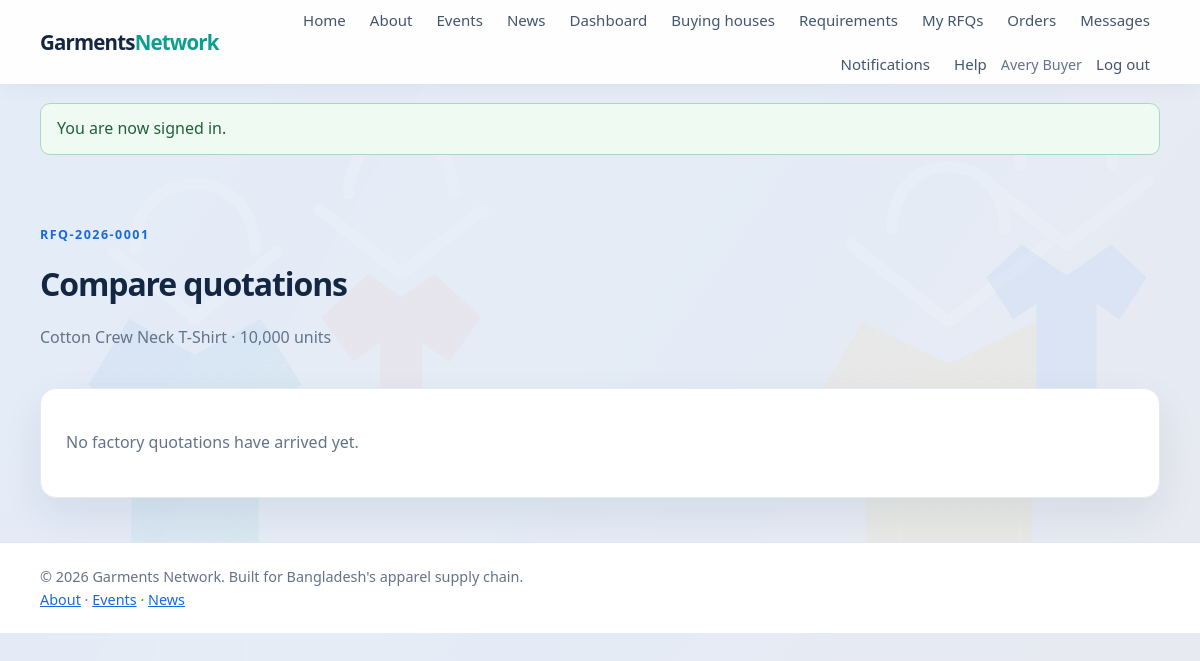
Screenshot of /buyer/quotes.php?rfq_id=1 (signed in) with the database file from the repository.
### tables this page shows
CREATE TABLE users (
    id BIGINT UNSIGNED AUTO_INCREMENT PRIMARY KEY,
    role_id TINYINT UNSIGNED NOT NULL,
    name VARCHAR(120) NOT NULL,
    email VARCHAR(190) NOT NULL UNIQUE,
    password_hash VARCHAR(255) NOT NULL,
    status ENUM('active', 'suspended') NOT NULL DEFAULT 'active',
    created_at TIMESTAMP NOT NULL DEFAULT CURRENT_TIMESTAMP,
    updated_at TIMESTAMP NOT NULL DEFAULT CURRENT_TIMESTAMP ON UPDATE CURRENT_TIMESTAMP,
    CONSTRAINT fk_users_role FOREIGN KEY (role_id) REFERENCES roles(id),
    INDEX idx_users_role_status (role_id, status)
);

CREATE TABLE rfqs (
    id BIGINT UNSIGNED AUTO_INCREMENT PRIMARY KEY,
    requirement_id BIGINT UNSIGNED NOT NULL,
    buyer_id BIGINT UNSIGNED NOT NULL,
    reference_code VARCHAR(40) NOT NULL UNIQUE,
    message TEXT NULL,
    response_deadline DATE NULL,
    status ENUM('sent', 'quoting', 'awarded', 'closed', 'cancelled') NOT NULL DEFAULT 'sent',
    created_at TIMESTAMP NOT NULL DEFAULT CURRENT_TIMESTAMP,
    CONSTRAINT fk_rfqs_requirement FOREIGN KEY (requirement_id) REFERENCES requirements(id) ON DELETE CASCADE,
    CONSTRAINT fk_rfqs_buyer FOREIGN KEY (buyer_id) REFERENCES users(id) ON DELETE CASCADE,
    INDEX idx_rfqs_buyer_status (buyer_id, status)
);

CREATE TABLE requirements (
    id BIGINT UNSIGNED AUTO_INCREMENT PRIMARY KEY,
    buyer_id BIGINT UNSIGNED NOT NULL,
    product_name VARCHAR(190) NOT NULL,
    quantity INT UNSIGNED NOT NULL,
    fabric VARCHAR(120) NULL,
    target_price DECIMAL(12,2) NULL,
    currency CHAR(3) NOT NULL DEFAULT 'USD',
    delivery_date DATE NULL,
    certification_needed VARCHAR(255) NULL,
    details TEXT NULL,
    status ENUM('draft', 'open', 'closed') NOT NULL DEFAULT 'open',
    created_at TIMESTAMP NOT NULL DEFAULT CURRENT_TIMESTAMP,
    CONSTRAINT fk_requirements_buyer FOREIGN KEY (buyer_id) REFERENCES users(id) ON DELETE CASCADE,
    INDEX idx_requirements_status_date (status, created_at),
    INDEX idx_requirements_buyer (buyer_id, created_at)
);

### includes/functions.php (called while the page is built, shortened)
<?php
function e(?string $value): string
{
    return htmlspecialchars($value ?? '', ENT_QUOTES | ENT_SUBSTITUTE, 'UTF-8');
}
function app_url(string $path = ''): string
{
    $projectRoot = realpath(__DIR__ . DIRECTORY_SEPARATOR . '..');
    $base = '';
    $scriptFile = isset($_SERVER['SCRIPT_FILENAME']) ? realpath($_SERVER['SCRIPT_FILENAME']) : false;
    $scriptName = str_replace('\\', '/', (string) ($_SERVER['SCRIPT_NAME'] ?? ''));
    if ($projectRoot !== false && $scriptFile !== false) {
        $normalizedRoot = rtrim(str_replace('\\', '/', $projectRoot), '/');
        $normalizedScript = str_replace('\\', '/', $scriptFile);
        $rootPrefix = $normalizedRoot . '/';
        if (stripos($normalizedScript, $rootPrefix) === 0) {
            $relativeScript = substr($normalizedScript, strlen($rootPrefix));
            if ($relativeScript !== '' && strlen($scriptName) >= strlen($relativeScript)) {
                $scriptSuffix = substr($scriptName, -strlen($relativeScript));
                if (strcasecmp($scriptSuffix, $relativeScript) === 0) {
                    $base = rtrim(substr($scriptName, 0, -strlen($relativeScript)), '/');
                }
            }
        }
        if ($base === '') {
            $documentRoot = isset($_SERVER['DOCUMENT_ROOT']) ? realpath($_SERVER['DOCUMENT_ROOT']) : false;
            $normalizedDocumentRoot = $documentRoot === false
                ? ''
                : rtrim(str_replace('\\', '/', $documentRoot), '/');
            $normalizedProject = str_replace('\\', '/', $projectRoot);
        }
    }
    $path = ltrim($path, '/');
    return $base . ($path === '' ? '' : '/' . $path);
}
function take_flash(): ?array
{
    $flash = $_SESSION['flash'];
    return $flash;
}

### includes/auth.php (called while the page is built, shortened)
<?php
require_once __DIR__ . '/db.php';
require_once __DIR__ . '/functions.php';
function current_user(): ?array
{
    static $checked = false;
    static $cachedUser = null;
    if ($checked) {
        return $cachedUser;
    }
    $checked = true;
    $statement = db()->prepare(
        'SELECT users.id, users.name, users.email, users.status, roles.slug AS role
         FROM users INNER JOIN roles ON roles.id = users.role_id
         WHERE users.id = :user_id LIMIT 1'
    );
    $statement->execute(['user_id' => $_SESSION['user']['id']]);
    $user = $statement->fetch();
    unset($user['status']);
    $cachedUser = $user;
    return $cachedUser;
}
function require_login(): void
{
    if (current_user() === null) {
        set_flash('error', 'Please sign in to continue.');
        redirect_to(app_url('auth/login.php'));
    }
}
function require_role(string ...$roles): void
{
    require_login();
}

### includes/db.php (called while the page is built, shortened)
<?php
function db(): PDO
{
    static $connection = null;
    if ($connection instanceof PDO) {
        return $connection;
    }
    $host = getenv('DB_HOST') ?: '127.0.0.1';
    $database = getenv('DB_NAME') ?: 'garments_network';
    $username = getenv('DB_USER') ?: 'root';
    $password = getenv('DB_PASSWORD') ?: '';
    $charset = 'utf8mb4';
    $dsn = "mysql:host={$host};dbname={$database};charset={$charset}";
    $connection = new PDO($dsn, $username, $password, [
        PDO::ATTR_ERRMODE => PDO::ERRMODE_EXCEPTION,
        PDO::ATTR_DEFAULT_FETCH_MODE => PDO::FETCH_ASSOC,
        PDO::ATTR_EMULATE_PREPARES => false,
    ]);
    return $connection;
}

### buyer/quotes.php (the view, shortened to what this page needs)
<?php
require_role('buyer');
$rfqId = filter_var($_GET['rfq_id'] ?? null, FILTER_VALIDATE_INT);
$pdo = db();
$rfqStatement = $pdo->prepare(
    'SELECT rfqs.id, rfqs.reference_code, rfqs.status, requirements.product_name, requirements.quantity
     FROM rfqs INNER JOIN requirements ON requirements.id = rfqs.requirement_id
     WHERE rfqs.id = :rfq_id AND rfqs.buyer_id = :buyer_id LIMIT 1'
);
$rfqStatement->execute(['rfq_id' => $rfqId, 'buyer_id' => current_user()['id']]);
$rfq = $rfqStatement->fetch();
$quoteStatement = $pdo->prepare(
    'SELECT quotations.id, quotations.unit_price, quotations.currency, quotations.moq,
            quotations.lead_time_days, quotations.terms, quotations.status, quotations.valid_until,
            companies.id AS company_id, companies.owner_user_id AS company_user_id,
            companies.name AS company_name, companies.location,
            companies.verification_status
     FROM quotations
     INNER JOIN rfq_recipients ON rfq_recipients.id = quotations.rfq_recipient_id
     INNER JOIN companies ON companies.id = quotations.factory_company_id
     WHERE rfq_recipients.rfq_id = :rfq_id
     ORDER BY quotations.unit_price ASC, quotations.lead_time_days ASC'
);
$quoteStatement->execute(['rfq_id' => $rfqId]);
$quotes = $quoteStatement->fetchAll();
require __DIR__ . '/../includes/header.php';
?>
<main class="container">
    <section class="page-heading"><p class="eyebrow"><?= e($rfq['reference_code']) ?></p><h1>Compare quotations</h1><p><?= e($rfq['product_name']) ?> · <?= number_format((int) $rfq['quantity']) ?> units</p></section>
    <?php if ($quotes === []): ?><section class="card"><p>No factory quotations have arrived yet.</p></section>
    <?php endif; ?>
</main>
<?php require __DIR__ . '/../includes/footer.php'; ?>

### includes/header.php (shortened to what this page needs)
<?php
require_once __DIR__ . '/auth.php';
$signedInUser = current_user();
$flashMessage = take_flash();
?>
<!doctype html>
<html lang="en">
<head>
    <link rel="stylesheet" href="<?= e(app_url('assets/css/style.css')) ?>">
</head>
<body>
<header class="site-header">
    <div class="container nav-wrap">
        <a class="brand" href="<?= e(app_url('index.php')) ?>">Garments<span>Network</span></a>
        <nav aria-label="Main navigation">
            <a href="<?= e(app_url('index.php')) ?>">Home</a>
            <a href="<?= e(app_url('about.php')) ?>">About</a>
            <a href="<?= e(app_url('events/index.php')) ?>">Events</a>
            <a href="<?= e(app_url('news/index.php')) ?>">News</a>
            <?php if ($signedInUser !== null): ?>
                <a href="<?= e(app_url('dashboard.php')) ?>">Dashboard</a>
                <?php if ($signedInUser['role'] === 'admin'): ?>
                    <a href="<?= e(app_url('admin/index.php')) ?>">Admin panel</a>
                <?php elseif ($signedInUser['role'] === 'buyer'): ?>
                    <a href="<?= e(app_url('buying_houses/index.php')) ?>">Buying houses</a>
                    <a href="<?= e(app_url('requirements/index.php')) ?>">Requirements</a>
                    <a href="<?= e(app_url('buyer/rfqs.php')) ?>">My RFQs</a>
                    <a href="<?= e(app_url('buyer/orders.php')) ?>">Orders</a>
                    <a href="<?= e(app_url('messages/index.php')) ?>">Messages</a>
                <?php endif; ?>
                <?php
                $unreadStatement = db()->prepare('SELECT COUNT(*) FROM notifications WHERE user_id = :user_id AND read_at IS NULL');
                $unreadStatement->execute(['user_id' => $signedInUser['id']]);
                $unreadCount = (int) $unreadStatement->fetchColumn();
                ?>
                <a href="<?= e(app_url('notifications/index.php')) ?>">Notifications<?= $unreadCount > 0 ? ' (' . $unreadCount . ')' : '' ?></a>
                <a href="<?= e(app_url('complaints/index.php')) ?>">Help</a>
                <span class="nav-user"><?= e($signedInUser['name']) ?></span>
                <form class="nav-form" method="post" action="<?= e(app_url('auth/logout.php')) ?>">
                    <button class="link-button" type="submit">Log out</button>
                </form>
            <?php else: ?>
                <a href="<?= e(app_url('auth/login.php')) ?>">Log in</a>
                <a class="nav-cta" href="<?= e(app_url('auth/register.php')) ?>">Register</a>
            <?php endif; ?>
        </nav>
    </div>
</header>
<?php if ($flashMessage !== null): ?>
    <div class="container">
        <div class="alert alert-<?= e($flashMessage['type']) ?>" role="status"><?= e($flashMessage['message']) ?></div>
    </div>
<?php endif; ?>

### assets/css/style.css (style rules this page uses)
:root { color-scheme: light; --blue: #1769e0; --blue-dark: #104fae; --ink: #132742; --muted: #62738a; --border: #dce5f0; --surface: #ffffff; --background: #e8eef7; --teal: #0c9f91; --amber: #f2a900; --coral: #ef6b55; --shadow: 0 16px 40px rgba(19, 39, 66, .08); }
* { box-sizing: border-box; }
body { margin: 0; background: var(--background); color: var(--ink); font: 16px/1.6 "Segoe UI", Arial, sans-serif; }
a { color: var(--blue); }
.container { width: min(1120px, calc(100% - 40px)); margin: 0 auto; }
.site-header { background: var(--surface); border-bottom: 1px solid var(--border); }
.nav-wrap { min-height: 72px; display: flex; align-items: center; justify-content: space-between; gap: 20px; }
.brand { color: var(--ink); font-size: 1.15rem; font-weight: 800; text-decoration: none; }
.brand span { color: var(--blue); }
nav { display: flex; align-items: center; gap: 22px; }
nav a, .link-button { color: #344a63; text-decoration: none; font: inherit; }
.nav-user { color: var(--muted); font-size: .9rem; }
.nav-form { display: inline; margin: 0; }
.link-button { padding: 0; border: 0; background: none; cursor: pointer; }
.eyebrow { color: var(--blue); font-size: .78rem; font-weight: 800; letter-spacing: .12em; text-transform: uppercase; }
.card, .form-card { padding: 25px; border: 1px solid var(--border); border-radius: 10px; background: var(--surface); box-shadow: 0 8px 24px rgba(18, 53, 89, .04); }
.card p, .page-heading p:not(.eyebrow) { color: var(--muted); }
.form-card h1, .page-heading h1 { margin: 4px 0 20px; font-size: 2rem; }
.alert { margin: 18px auto; padding: 12px 16px; border-radius: 6px; }
.alert-success { border: 1px solid #a8d9bc; background: #effaf3; color: #21613a; }
.page-heading { padding: 46px 0 22px; }
.page-heading h1 { margin-bottom: 4px; }
html { scroll-behavior: smooth; }
body { background: linear-gradient(rgba(232, 238, 247, .88), rgba(232, 238, 247, .88)), url("../images/fashion-background.svg") center top / cover fixed, var(--background); }
.site-header { position: relative; z-index: 2; background: rgba(255, 255, 255, .94); box-shadow: 0 4px 20px rgba(19, 39, 66, .04); }
.nav-wrap { min-height: 78px; }
.brand { font-size: 1.28rem; letter-spacing: -.04em; }
.brand span { color: var(--teal); }
nav { gap: 8px; }
nav a, .link-button { padding: 8px 10px; border-radius: 8px; color: #43556d; font-size: .94rem; transition: color .18s ease, background .18s ease; }
.nav-form .link-button { padding: 8px 10px; }
.card, .form-card { border-color: #e3eaf3; border-radius: 16px; box-shadow: var(--shadow); }
.page-heading { padding-top: 40px; }
.page-heading h1, .form-card h1 { letter-spacing: -.035em; }
.alert { border-radius: 10px; }
.nav-wrap { flex-wrap: wrap; }
.nav-wrap > nav { min-width: 0; flex: 1 1 650px; flex-wrap: wrap; justify-content: flex-end; gap: 4px; }
.nav-wrap nav a { white-space: nowrap; }
.nav-wrap .nav-user { max-width: 140px; overflow: hidden; text-overflow: ellipsis; white-space: nowrap; }
.nav-wrap .nav-form { flex: 0 0 auto; }
.nav-wrap .nav-form .link-button { white-space: nowrap; }

### rows the page displays
users: name "Avery Buyer"
rfqs: reference_code "RFQ-2026-0001", requirement.product_name "Cotton Crew Neck T-Shirt", requirement.quantity "10,000"

### other values shown
$flashMessage['message'] "You are now signed in."
